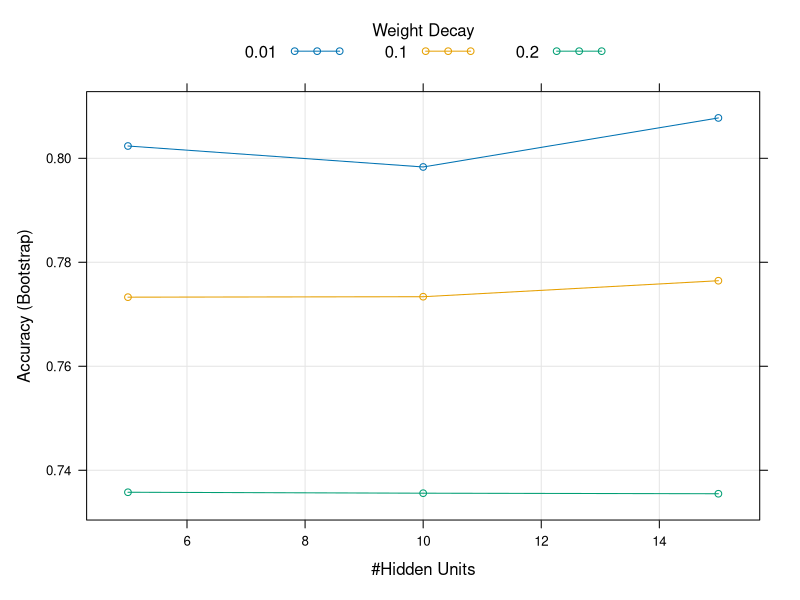

Generate this figure with R:
# Load packages
library(mlbench)
library(nnet)
library(caret)

# Load the sonar dataset
data(Sonar)

# Split the data into training and testing sets
set.seed(123)
trainIndex <- createDataPartition(Sonar$Class, p = 0.7, list = FALSE)
trainData <- Sonar[trainIndex, ]
testData <- Sonar[-trainIndex, ]

# Preprocess the data
x_train <- model.matrix(Class ~ ., data = trainData)[, -1]
y_train <- trainData$Class
x_test <- model.matrix(Class ~ ., data = testData)[, -1]
y_test <- testData$Class

# Train the MLP model
mlp_model <- train(x_train, y_train,
                   method = "nnet",
                   trace = FALSE,
                   linout = FALSE,
                   tuneGrid = expand.grid(size = c(5, 10, 15),
                                          decay = c(0.01, 0.1, 0.2)),
                   metric = "Accuracy")

# Make predictions on the test data
predictions <- predict(mlp_model, newdata = x_test)

# Calculate accuracy
accuracy <- sum(predictions == y_test) / length(y_test)
cat("Accuracy:", accuracy, "\n")

# Plot the model performance
plot(mlp_model)


